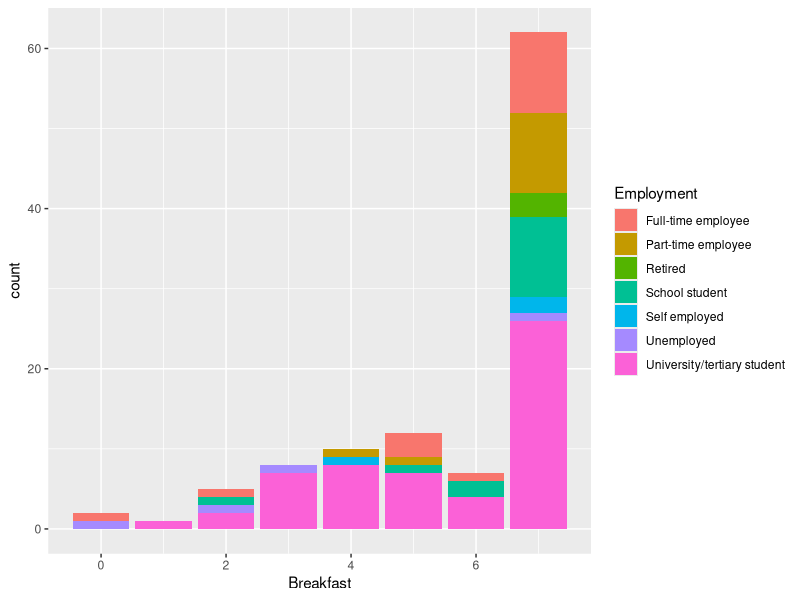

The R script that drew this image:
## ---- chunk 1
my_data = read.csv("Project1Data.csv")
## ---- chunk 2
library(tidyverse)
ggplot(my_data, aes(x = Breakfast, fill = Employment)) + geom_bar()

